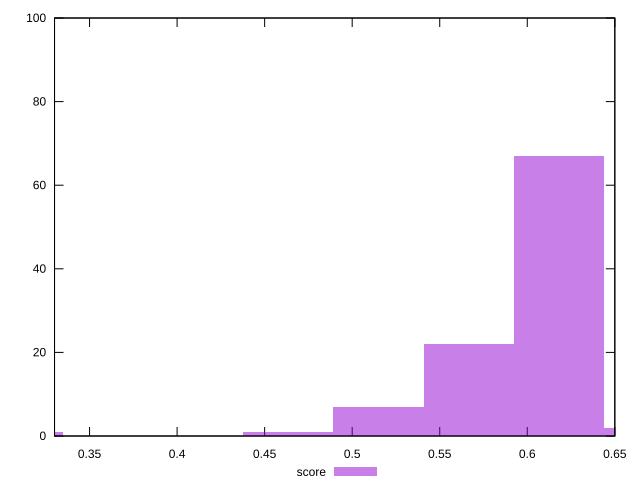

This chart was generated by the following gnuplot code:
reset

$score <<EOF
0.6180668059727127 67
0.56656123880832 22
0.6695723731371054 2
0.5150556716439272 7
0.30903340298635634 1
0.4635501044795345 1
EOF

set key outside below
set boxwidth 0.051505567164392724
set xrange [0.33:0.65]
set yrange [0:100]
set trange [0:100]
set style fill transparent solid 0.5 noborder
set terminal svg size 640, 490 enhanced background rgb 'white'
set output "reprap/mainthread-work-breakdown/samples/pages+cached+noexternal+nomedia/score/histogram.svg"

plot $score title "score" with boxes

reset
